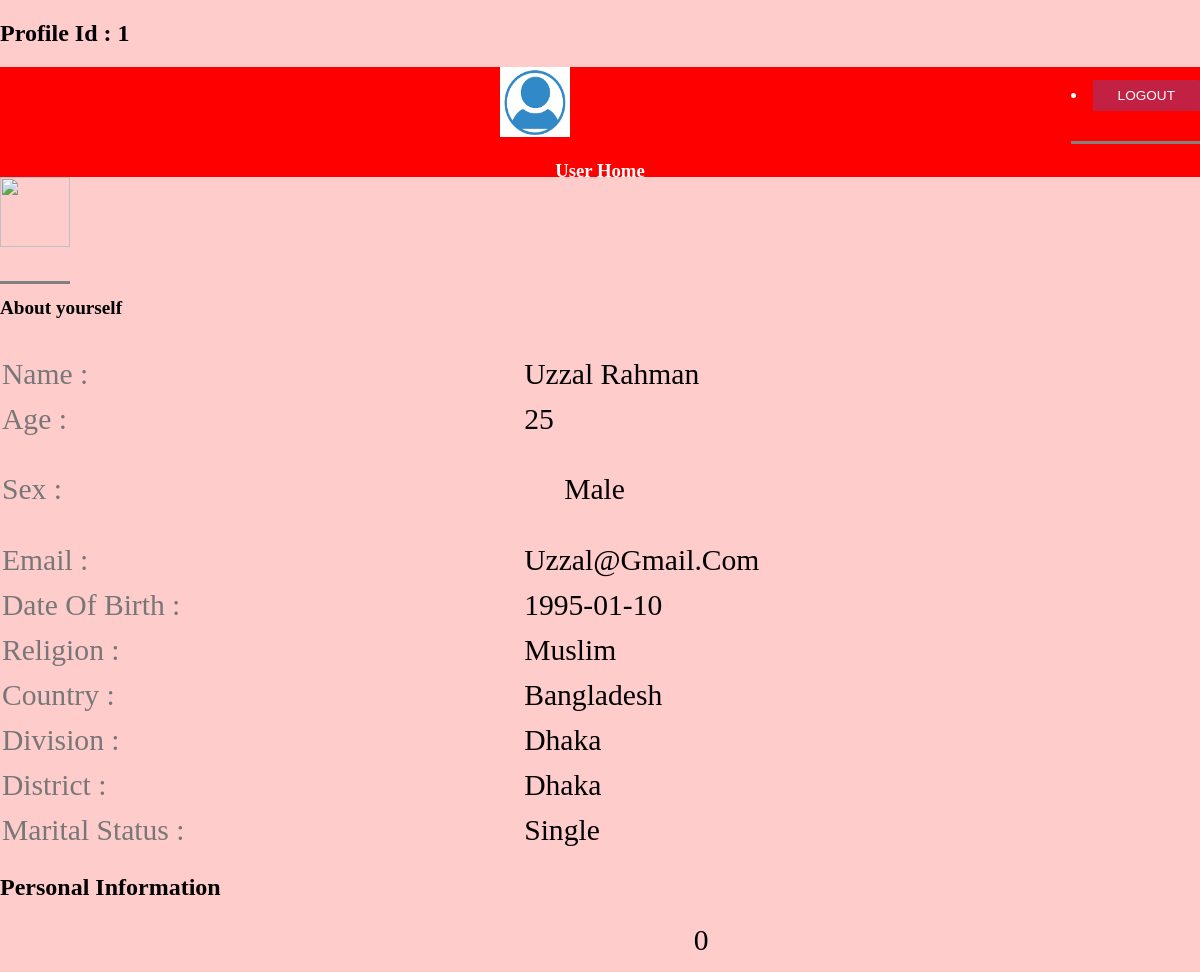
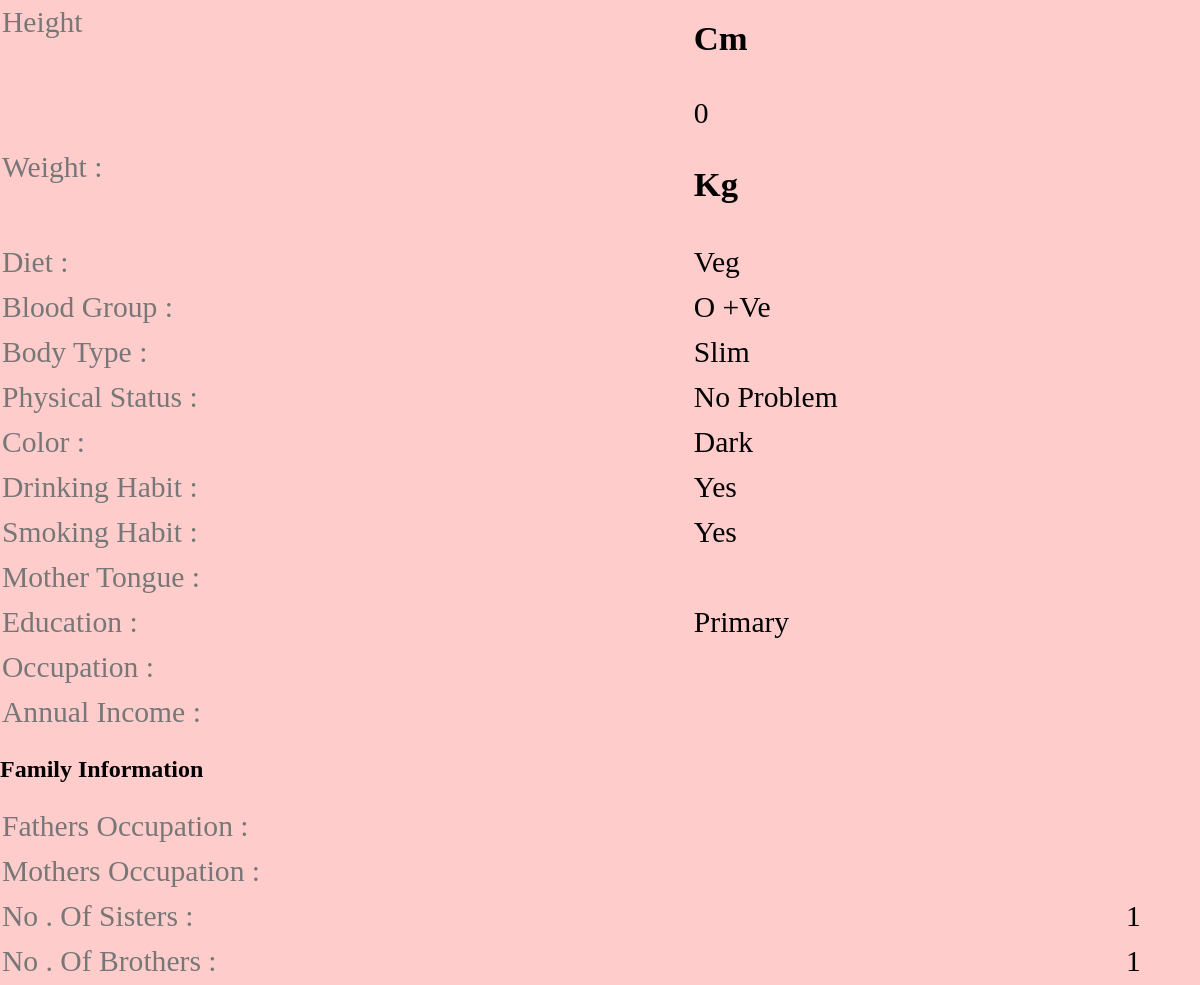
Page /profile.php?id=1 (signed in) on the committed database (2 pictures, top to bottom).
### tables this page shows
CREATE TABLE `customer` (
  `id` int(10) NOT NULL,
  `cust_id` int(5) NOT NULL,
  `email` varchar(60) NOT NULL,
  `age` varchar(10) NOT NULL,
  `height` int(10) NOT NULL,
  `sex` varchar(6) NOT NULL,
  `religion` varchar(20) NOT NULL,
  `division` varchar(100) NOT NULL,
  `district` varchar(20) NOT NULL,
  `country` varchar(10) NOT NULL,
  `maritalstatus` varchar(20) NOT NULL,
  `education` text NOT NULL,
  `firstname` text NOT NULL,
  `lastname` text NOT NULL,
  `phonenumber` int(11) NOT NULL,
  `body_type` text NOT NULL,
  `physical_status` text NOT NULL,
  `drink` varchar(8) NOT NULL,
  `mothertounge` text NOT NULL,
  `colour` varchar(20) NOT NULL,
  `weight` int(5) NOT NULL,
  `blood_group` varchar(5) NOT NULL,
  `diet` varchar(8) NOT NULL,
  `smoke` varchar(8) NOT NULL,
  `dateofbirth` date NOT NULL,
  `occupation` text NOT NULL,
  `annual_income` varchar(20) NOT NULL,
  `fathers_occupation` varchar(20) NOT NULL,
  `mothers_occupation` varchar(20) NOT NULL,
  `no_bro` int(5) NOT NULL,
  `no_sis` int(5) NOT NULL,
  `aboutme` text NOT NULL,
  `profilecreationdate` date NOT NULL,
`image` varchar(200)
);

### function.php (called while the page is built, shortened)
<?php
function mysqlexec($sql){
  $host="localhost";
  $username="root";
  $password="";
  $db_name="matrimony";
  $conn=mysqli_connect("$host", "$username", "$password")or die("cannot connect");
  mysqli_select_db($conn,"$db_name")or die("cannot select DB");
  if($result = mysqli_query($conn, $sql)){
    return $result;
  }
  else{
    echo mysqli_error($conn);
  }
}
?>

### profile.php (the view, shortened to what this page needs)
<?php include_once("function.php"); ?>
<?php
$id=$_GET['id'];
$profileid=$id;
$sql="SELECT * FROM customer WHERE cust_id = $id";
$result = mysqlexec($sql);
if($result){
$row=mysqli_fetch_assoc($result);
	$fname=$row['firstname'];
	$lname=$row['lastname'];
	$sex=$row['sex'];
	$email=$row['email'];
	$dob=$row['dateofbirth'];
	$religion=$row['religion'];
	$country = $row['country'];
	$division=$row['division'];
	$district=$row['district'];
	$age=$row['age'];
	$maritalstatus=$row['maritalstatus'];
	$education=$row['education'];
	$bodytype=$row['body_type'];
	$physicalstatus=$row['physical_status'];
	$drink=$row['drink'];
	$smoke=$row['smoke'];
	$bloodgroup=$row['blood_group'];
	$weight=$row['weight'];
	$height=$row['height'];
	$colour=$row['colour'];
	$diet=$row['diet'];
	$occupation=$row['occupation'];
	$income=$row['annual_income'];
	$bros=$row['no_bro'];
	$sis=$row['no_sis'];
	$image100=$row['image'];
}
else{
	echo "<script>alert(\"Invalid Profile ID\")</script>";
}
?>
<!DOCTYPE html>
<html>
<head>
	<h2>Profile Id : <?php echo $profileid;?></h2>
	<div id="leftmenu">
	<li><a href="logout.php">
		 <input type="submit" name="logout" value="LOGOUT" class="btn_1 submit">
		 </a></li></div>
	<link rel="stylesheet" type="text/css" href="style_admin.css">
</head>
<body>
	<div id="header">
<center><img src="user.png">
<h3> User Home </h3></center>
</div>
  <div class="basic_1-left">
				 <li> <img src="profile/<?php echo $profileid;?>/<?php echo $image100;?> " /> </li>
				    </div>
 <div class="tab_box">
				    	<h1>About yourself</h1>
				    </div>
 <div class="basic_1-left">
				    	  <table class="table_working_hours">
				        	<tbody>
				        		<tr class="opened">
				        			<td class="day_label"> Name  : </td>
									<td class="day_value">
  	                              <?php echo $fname . " " .$lname; ?>
  	                           </td>
                                  </tr>
                                  <tr class="opened">
									<td class="day_label">Age   : </td>
									<td class="day_value">
									<?php echo $age;?>
									</td>
								</tr>
								<tr class="opened">
									<td class="day_label">sex  :</td>
									<td class="day_value">
									  <ul>
            <?php echo $sex;?>
          </ul>
									</td>
								</tr>
								 <tr class="opened">
									<td class="day_label">Email   : </td>
									<td class="day_value">
									<?php echo $email;?>
									</td>
								</tr>
							<tr class="opened">
									<td class="day_label">Date of Birth :</td>
									<td class="day_value">
     <?php echo $dob;?>
                                </tr>
                                <tr class="opened">
                                 <td class="day_label">Religion :</td>
                                 <td class="day_value">
                        <?php echo $religion;?>
                  </td>
              </tr>
                <tr class="opened">
                                 <td class="day_label">Country :</td>
                                 <td class="day_value">
                    <?php echo  $country;?></td>
                </tr>
                <tr class="opened">
									<td class="day_label">Division :</td>
									<td class="day_value">
                     <?php echo $division;?>
                </td>
            </tr>
                    <tr class="opened">
									<td class="day_label">district :</td>
									<td class="day_value">
										 <?php echo $district;?>
									</td>
								</tr>
								<tr class="opened">
									<td class="day_label">Marital Status :</td>
									<td class="day_value">
										 <?php echo $maritalstatus;?>
									</td>
								</tr>
							</tbody>
						</table>
					</div>
                    <div class="basic_1-left">
				    	  <table class="table_working_hours">
				        	<tbody>
                    <h2>Personal Information</h2>
								<tr class="opened">
									<td class="day_label">Height</td>
									<td class="day_value closed"> <?php echo  $height;?><h3>cm</h3></td>
								</tr>
								<tr class="opened">
									<td class="day_label">Weight :</td>
									<td class="day_value closed"> <?php echo $weight;?><h3>kg</h3></td>
								</tr>
								<tr class="opened">
									<td class="day_label">Diet :</td>
									<td class="day_value closed"><div class="select-block1">
					                 <?php echo  $diet;?>
							    	</div>
							    	</td>
								</tr>
					<tr class="opened">
									<td class="day_label">Blood Group :</td>
									<td class="day_value closed"><div class="select-block1">
					               <?php echo $bloodgroup;?>
							    	</div>
							    	</td>
								</tr>
                              <tr class="opened">
									<td class="day_label">Body Type :</td>
									<td class="day_value">
										 <?php echo $bodytype;?>
              </td>
          </tr>
<tr class="opened">
									<td class="day_label">Physical Status :</td>
									<td class="day_value">
										 <?php echo $physicalstatus;?>
              </td>
          </tr>
<tr class="opened">
									<td class="day_label">color :</td>
									<td class="day_value">
						 <?php echo $colour;?>
              </td>
          </tr>
										 <tr class="opened">
									<td class="day_label">Drinking habit :</td>
									<td class="day_value">
										 <?php echo  $drink;?>
                                         </td></tr>
										 <tr class="opened">
									<td class="day_label">Smoking habit :</td>
									<td class="day_value">
										 <?php echo $smoke;?>
                                        </td></tr>
								<tr class="opened">
									<td class="day_label">Mother Tongue :</td>
									<td class="day_value closed">
								    </td>
								</tr>
								<tr class="opened">
									<td class="day_label">Education :</td>
									<td class="day_value closed">
										<div class="select-block1">
						                 <?php echo $education;?>
								    </div>
								    </td>
								</tr>
								<tr class="opened">
									<td class="day_label">Occupation :</td>
									<td class="day_value closed">  <?php echo  $occupation;?></td>
								</tr>
								<tr class="opened">
									<td class="day_label">Annual Income  :</td>
									<td class="day_value closed">  <?php echo $income;?></td>
								</tr>
							 </tbody>
				          </table>
				        </div>
 <div class="basic_1-left">
				    	  <table class="table_working_hours">
				        	<tbody>
				        	<h2>Family Information</h2>
				   <tr class="opened">
									<td class="day_label">Fathers Occupation  :</td>
									<td class="day_value closed">
									</td></tr>
 <tr class="opened">
									<td class="day_label">Mothers Occupation :</td>
									<td class="day_value closed">
										</td></tr>
 <tr class="opened">
									<td class="day_label">No . Of sisters :</td>
									<td class="day_value">
										 <?php echo $sis;?>
	            </td>
	        </tr>
 <tr class="opened">
									<td class="day_label">No . Of brothers :</td>
									<td class="day_value">
                                <?php echo  $bros;?>
	            </td>
	        </tr>
	    </tbody>
	</table>
</div>
</body>
</html>

### style_admin.css (style rules this page uses)
body { background: hsl(0,100%,90%); margin: 0px; border: 0px; }
#header { width: auto; height: 110px; background: hsl(0,100%,50%); color: white; }
#leftmenu { float: right; background: hsl(0,100%,50%); color: white; }
.basic_1-left li { padding-left:0; display: inline-block; margin-left: auto; margin-right: auto; }
li { padding-bottom: 30px; border-bottom: 3px solid grey; }
a { text-decoration:none; color:white; }
img { width: 70px; height: 70px; }
.btn_1 { padding: 6px 20px; }
.btn_1 { background: #c32143; border-radius: 2px; -webkit-border-radius: 2px; -moz-border-radius: 2px; -o-border-radius: 2px; padding: 8px 25px; display: inline-block; color: #fff; text-transform: uppercase; outline: none; border: none; margin: 1em 0 0 0; font-size: 0.85em; }
.tab_box { margin-bottom: 2em; }
.tab_box h1 { color:black; font-size:1.2em; }
.basic_1-left { padding-left:0; }
table.table_working_hours { width: 100%; }
.table_working_hours tr { border: 0; }
td.day_label { color: #777; padding:5px 0; }
.table_working_hours tr { color: #000; font-size: 1.85em; text-transform: capitalize; }

### rows in the picture
customer: firstname "Uzzal", lastname "Rahman", age "25", sex "Male", email "Uzzal@gmail.com", dateofbirth "1995-01-10", religion "Muslim", country "Bangladesh", division "Dhaka", district "Dhaka", maritalstatus "Single", height "0", weight "0", diet "Veg", blood_group "O +ve", body_type "Slim", physical_status "No Problem", colour "Dark", drink "Yes", smoke "Yes", education "Primary", no_sis "1", no_bro "1"

### other values in the picture
$profileid "1"
